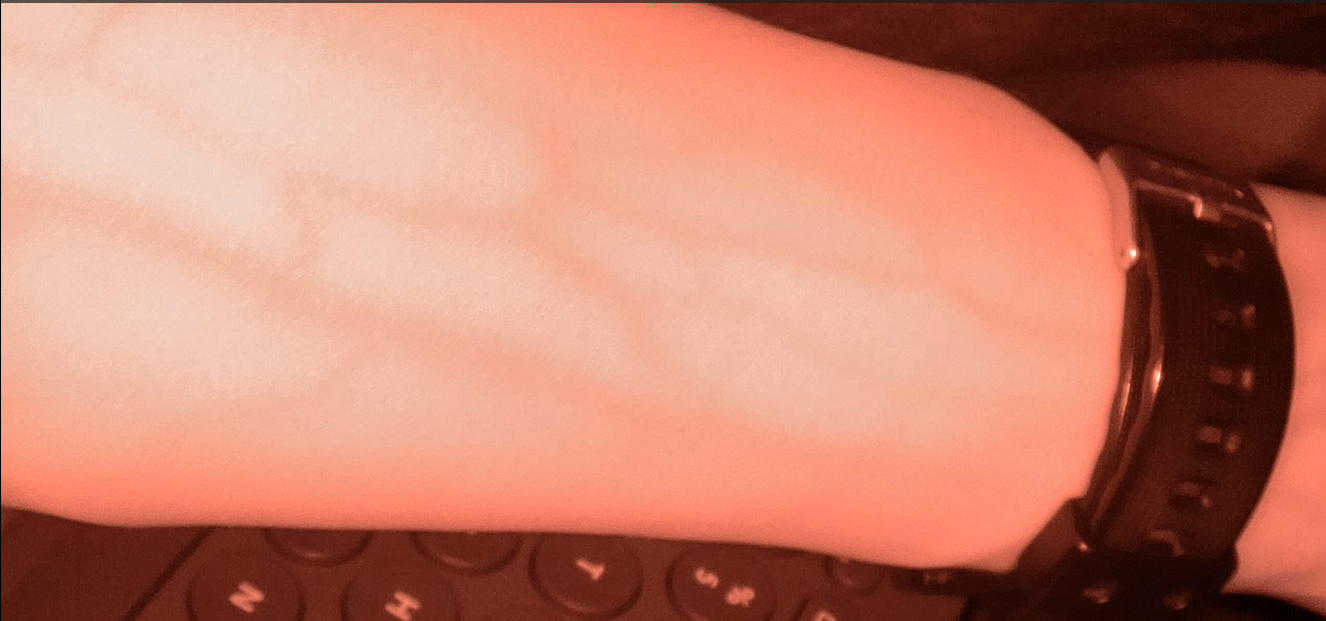
#> input picture PreliminaryImageProcessing/imageTest2.png, 1326 x 621 px
$ python ImageScaler.py
#> lines starting #> are read from the running program, lines starting #| are printed output that depends on the picture; after the words box and inside, x2 and y2 are one past the last pixel; in counts of white or black regions, pixels touching at a corner belong together
# Python code to read image
import cv2
import numpy as np

cv2.namedWindow("output", cv2.WINDOW_NORMAL)    # Create window with freedom of dimensions

# To read image from disk, we use cv2.imread function, in below method,
img = cv2.imread("imageTest2.png", cv2.IMREAD_COLOR)
#> img is the input picture: shape (621, 1326, 3); mean B, G, R 108.2, 128.1, 197

print(type(img))
#| <class 'numpy.ndarray'>

# [6 lines of commented-out code are left out]

contrast = 1
brightness = 5.0
cam_button_press = 0
ClacheClipLimit = 1.2
ClacheTile_one = 7
ClacheTile_two = ClacheTile_one
medianBlur = 5
adaptiveThres_one = 255
adaptiveThres_two = 255
adaptiveThres_three = 7
gaussianBlurTile_one = 5
gaussianBlurTile_two = gaussianBlurTile_one
gaussianBlur = 0
thresh_one = 0
thresh_two = 255

kernel = np.ones((1, 1), np.uint8)
img = cv2.cvtColor(img, cv2.COLOR_BGR2GRAY)
#> img: shape (621, 1326)
img = cv2.convertScaleAbs(img, alpha=contrast, beta=brightness)

# Create a CLAHE object (Arguments are optional)
clahe = cv2.createCLAHE(clipLimit=ClacheClipLimit, tileGridSize=(ClacheTile_one, ClacheTile_two))
cl1 = clahe.apply(img)
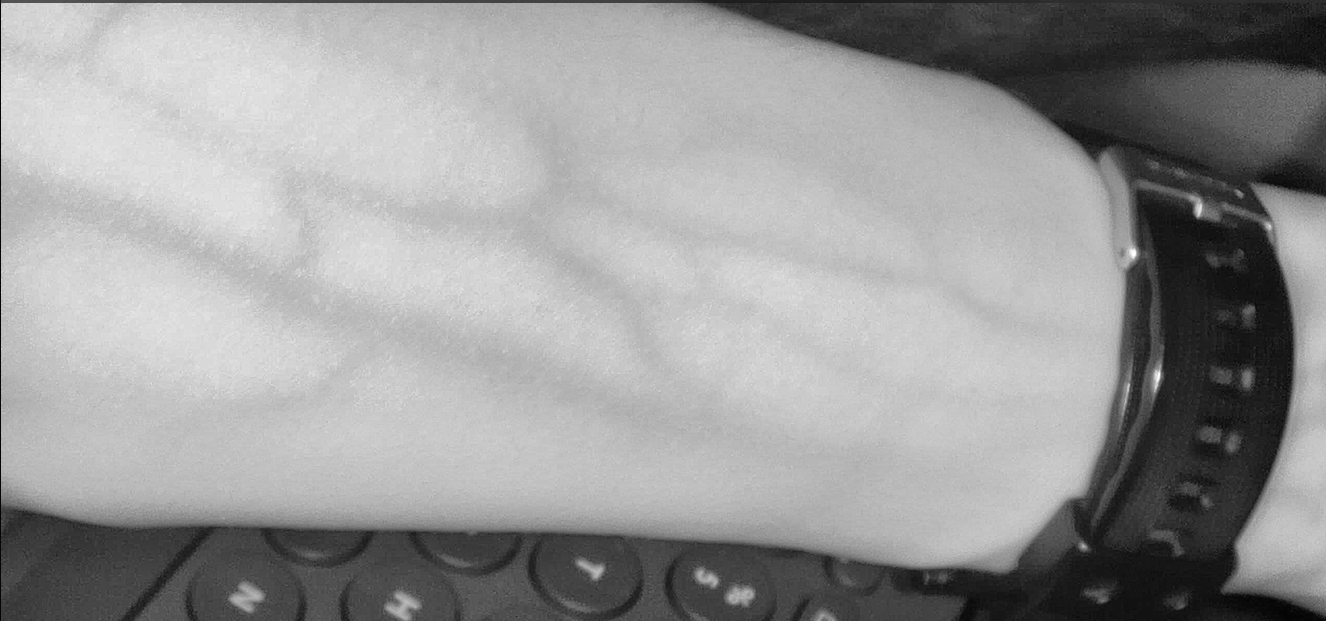
#> cl1: shape (621, 1326); min 4, max 255, mean 152.8

# Apply adaptive threshold
cl2 = cv2.medianBlur(cl1, medianBlur)
th1 = cv2.adaptiveThreshold(cl2, adaptiveThres_one, cv2.ADAPTIVE_THRESH_GAUSSIAN_C, cv2.THRESH_BINARY_INV, adaptiveThres_two, adaptiveThres_three)
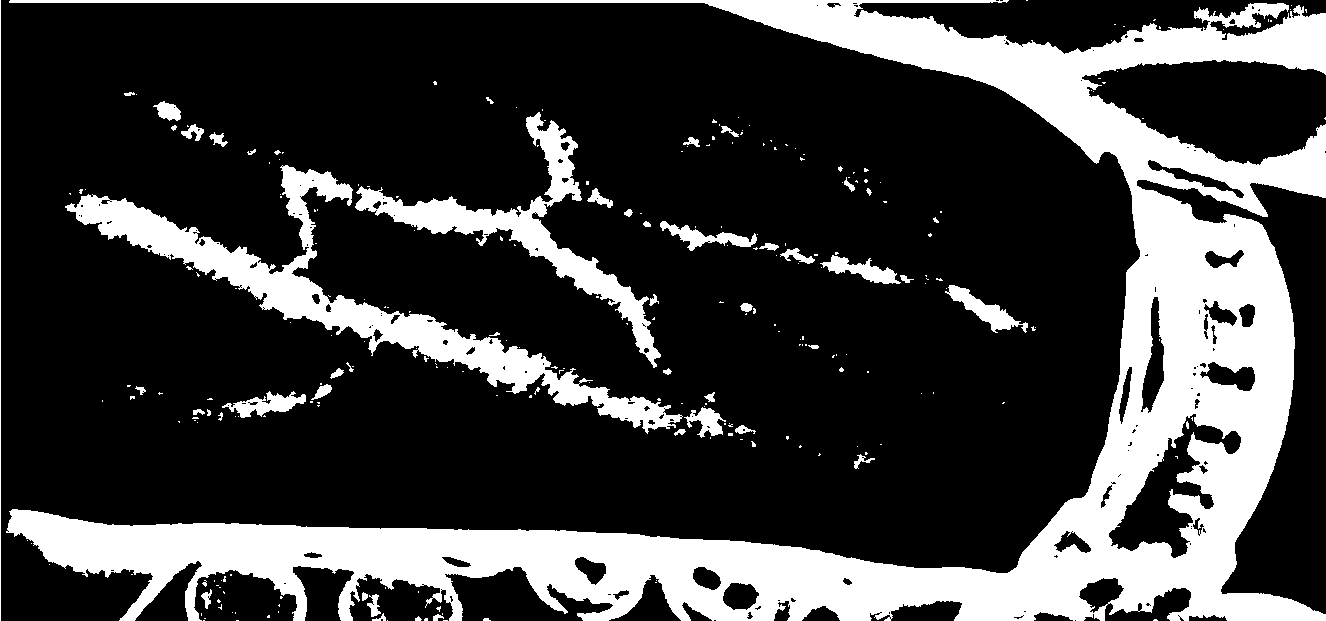
#> th1: shape (621, 1326); 24.4% white; 262 white regions (212 under 20 px), largest, box (x1, y1, x2, y2) and area: (6, 0, 1326, 621) 158731, (65, 165, 683, 434) 21865, (355, 112, 661, 368) 10754

# Apply OTSU threshold
blur = cv2.GaussianBlur(cl1, (gaussianBlurTile_one, gaussianBlurTile_two), gaussianBlur)
ret3, th3 = cv2.threshold(blur, thresh_one, thresh_two, cv2.THRESH_BINARY+cv2.THRESH_OTSU)
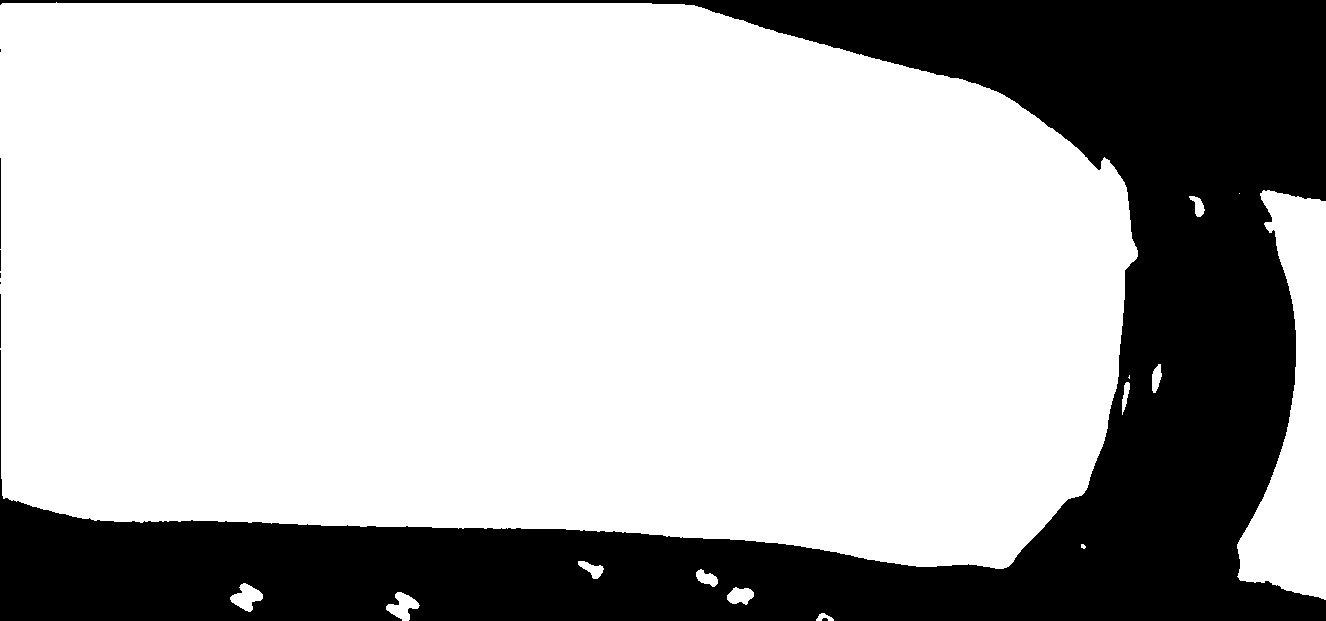
#> th3: shape (621, 1326); 70.9% white; 8 black regions (4 under 20 px), largest, box (x1, y1, x2, y2) and area: (0, 0, 1326, 621) 239376, (0, 158, 1, 249) 91, (0, 294, 1, 348) 54, (0, 250, 1, 271) 21
#> ret3 = 124

# Removing noise
th2 = th1 & th3
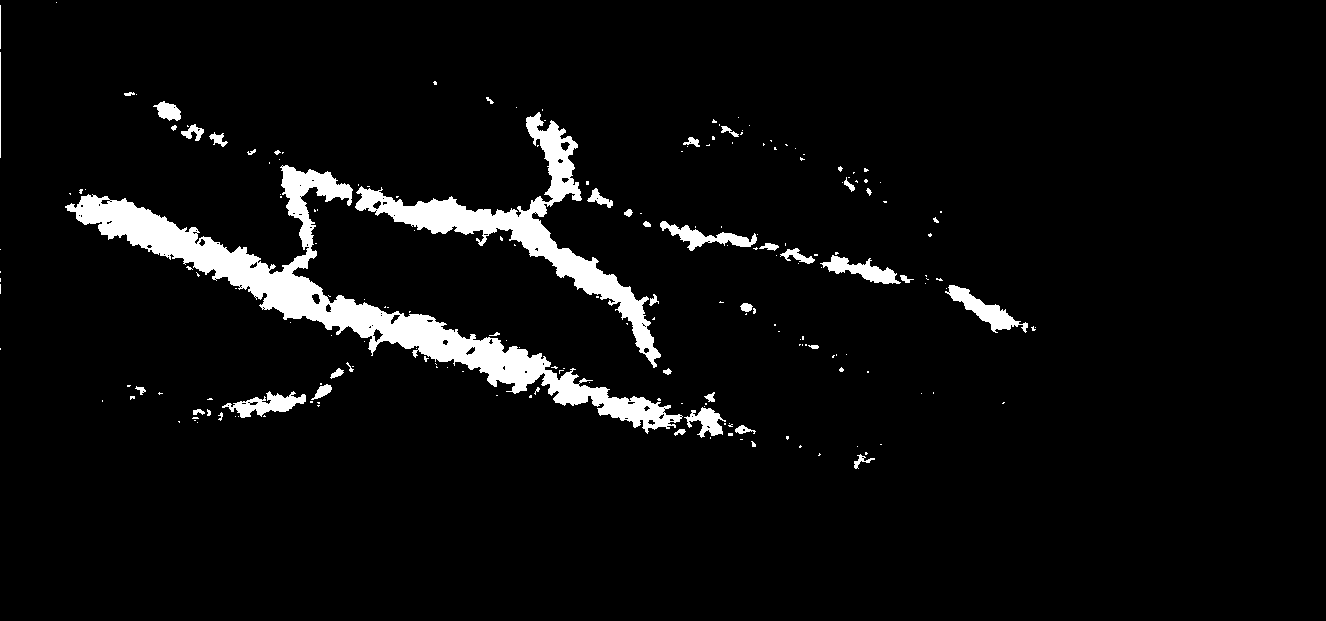
#> th2: shape (621, 1326); 5% white; 204 white regions (160 under 20 px)

# Morphological transform
opening = cv2.morphologyEx(th2, cv2.MORPH_OPEN, kernel)

# Finding outlines via contouring process
contours, hierarchy = cv2.findContours(opening, cv2.RETR_TREE, cv2.CHAIN_APPROX_NONE)
#> contours = 287 contours, 239 with area under 20; largest, box (x1, y1, x2, y2) and area: (65, 165, 683, 434) 21162, (355, 112, 661, 368) 10229, (945, 285, 1028, 333) 1106, (222, 391, 306, 418) 901, (660, 221, 757, 251) 862
img1 = cv2.cvtColor(img, cv2.COLOR_GRAY2BGR)
dst = cv2.drawContours(img1, contours, -1, (0, 255, 0), -1)
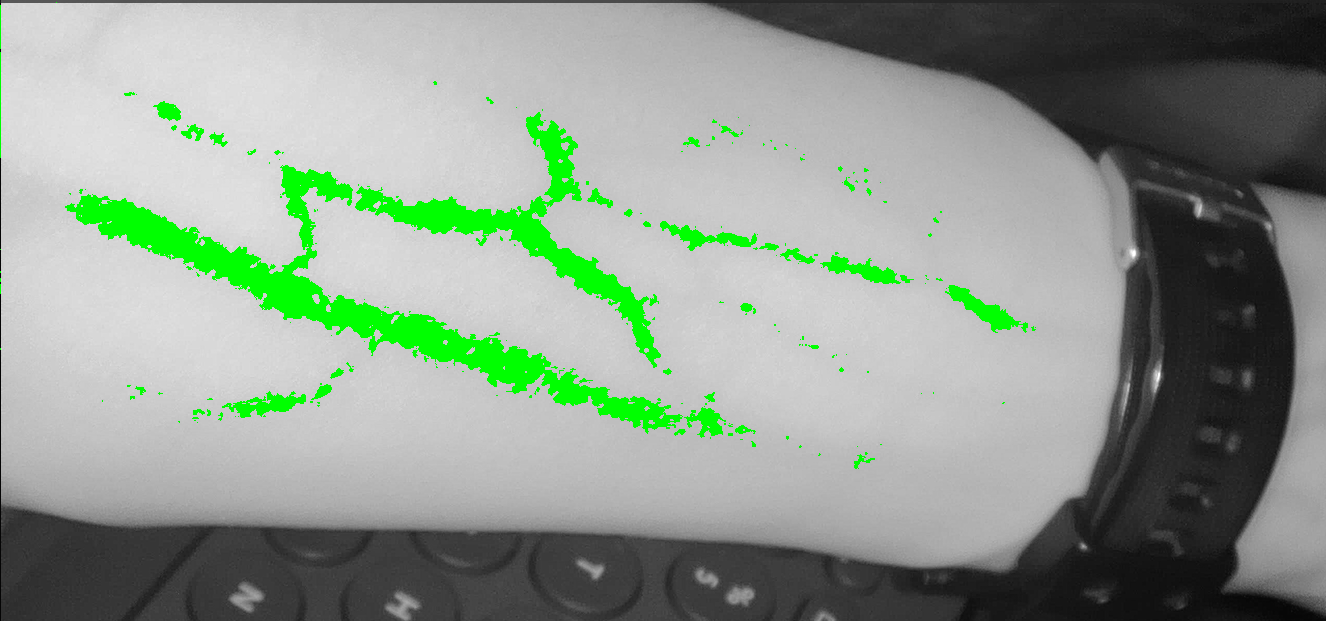
#> dst: shape (621, 1326, 3); mean B, G, R 141.5, 154.2, 141.5
openingImg = cv2.cvtColor(th2, cv2.COLOR_GRAY2BGR)
#> openingImg: shape (621, 1326, 3); 5% white; 204 white regions (160 under 20 px), largest, box (x1, y1, x2, y2) and area: (65, 165, 683, 434) 21865, (355, 112, 661, 368) 10754, (945, 285, 1028, 333) 1220

cv2.imshow("output", dst)                       # Show image

cv2.waitKey(0)
cv2.destroyAllWindows()
